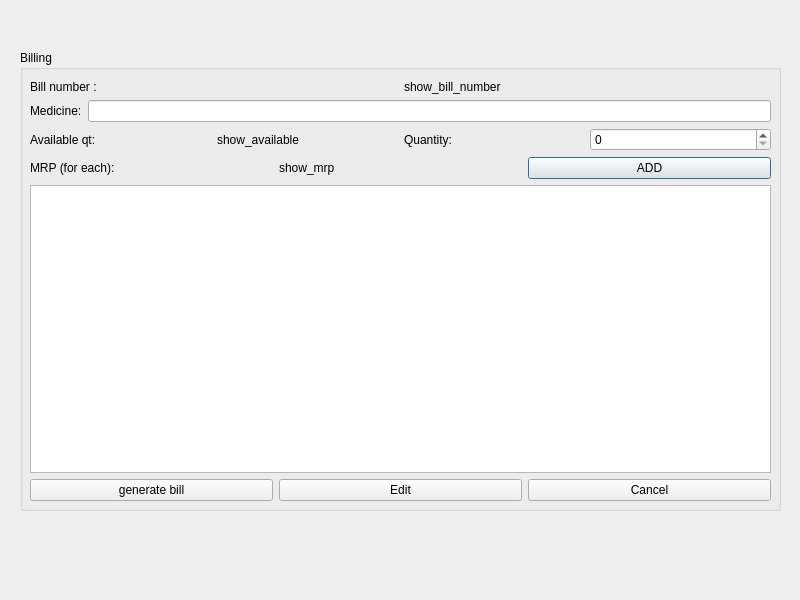
<?xml version="1.0" encoding="UTF-8"?>
<ui version="4.0">
 <class>BuyMedDialog</class>
 <widget class="QDialog" name="BuyMedDialog">
  <property name="geometry">
   <rect>
    <x>0</x>
    <y>0</y>
    <width>800</width>
    <height>600</height>
   </rect>
  </property>
  <property name="windowTitle">
   <string>BuyMedDialog</string>
  </property>
  <widget class="QGroupBox" name="groupBox">
   <property name="geometry">
    <rect>
     <x>20</x>
     <y>50</y>
     <width>761</width>
     <height>461</height>
    </rect>
   </property>
   <property name="title">
    <string>Billing</string>
   </property>
   <widget class="QWidget" name="layoutWidget">
    <property name="geometry">
     <rect>
      <x>10</x>
      <y>30</y>
      <width>741</width>
      <height>421</height>
     </rect>
    </property>
    <layout class="QVBoxLayout" name="verticalLayout">
     <item>
      <layout class="QHBoxLayout" name="horizontalLayout">
       <item>
        <widget class="QLabel" name="billno_label">
         <property name="text">
          <string>Bill number :</string>
         </property>
        </widget>
       </item>
       <item>
        <widget class="QLabel" name="show_billn_label">
         <property name="text">
          <string>show_bill_number</string>
         </property>
        </widget>
       </item>
      </layout>
     </item>
     <item>
      <layout class="QHBoxLayout" name="horizontalLayout_2">
       <item>
        <widget class="QLabel" name="label">
         <property name="text">
          <string>Medicine:</string>
         </property>
        </widget>
       </item>
       <item>
        <widget class="QLineEdit" name="getmedicine"/>
       </item>
      </layout>
     </item>
     <item>
      <layout class="QHBoxLayout" name="horizontalLayout_3">
       <item>
        <widget class="QLabel" name="label_5">
         <property name="text">
          <string>Available qt:</string>
         </property>
        </widget>
       </item>
       <item>
        <widget class="QLabel" name="label_6">
         <property name="text">
          <string>show_available</string>
         </property>
        </widget>
       </item>
       <item>
        <widget class="QLabel" name="label_4">
         <property name="text">
          <string>Quantity:</string>
         </property>
        </widget>
       </item>
       <item>
        <widget class="QSpinBox" name="getquantity"/>
       </item>
      </layout>
     </item>
     <item>
      <layout class="QHBoxLayout" name="horizontalLayout_4">
       <item>
        <widget class="QLabel" name="label_7">
         <property name="text">
          <string>MRP (for each):</string>
         </property>
        </widget>
       </item>
       <item>
        <widget class="QLabel" name="label_8">
         <property name="text">
          <string>show_mrp</string>
         </property>
        </widget>
       </item>
       <item>
        <widget class="QPushButton" name="addbutton">
         <property name="text">
          <string>ADD</string>
         </property>
        </widget>
       </item>
      </layout>
     </item>
     <item>
      <widget class="QTableView" name="tableView"/>
     </item>
     <item>
      <layout class="QHBoxLayout" name="horizontalLayout_5">
       <item>
        <widget class="QPushButton" name="generatebill_button">
         <property name="text">
          <string>generate bill</string>
         </property>
        </widget>
       </item>
       <item>
        <widget class="QPushButton" name="edit_button">
         <property name="text">
          <string>Edit</string>
         </property>
        </widget>
       </item>
       <item>
        <widget class="QPushButton" name="cancel_button">
         <property name="text">
          <string>Cancel</string>
         </property>
        </widget>
       </item>
      </layout>
     </item>
    </layout>
   </widget>
  </widget>
 </widget>
 <resources/>
 <connections/>
</ui>
